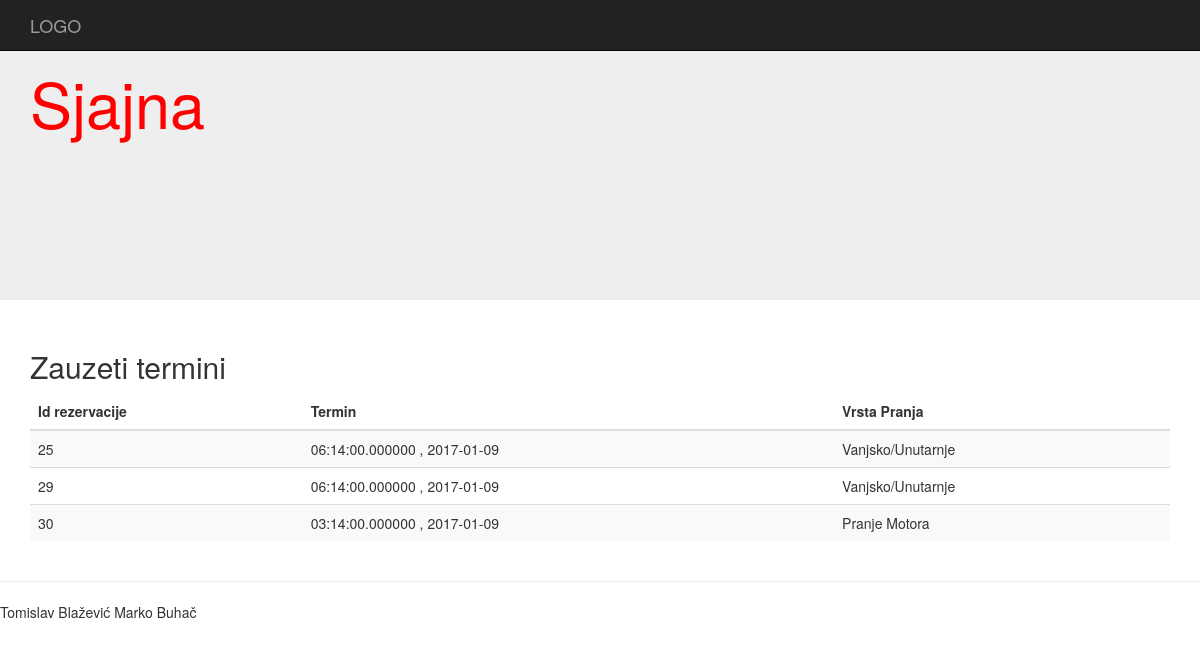
/Praona2.php, run on the app's committed database.
### tables this page shows
CREATE TABLE `rezervacija` (
  `id` int(50) NOT NULL,
  `Datum` date NOT NULL,
  `Vrijeme` time(6) NOT NULL,
  `idKorisnika` int(11) DEFAULT NULL,
  `Idpraone` int(11) DEFAULT NULL,
  `idPranja` int(11) DEFAULT NULL
);

CREATE TABLE `vrsta_pranja` (
  `id` int(50) NOT NULL,
  `Vrsta_pranja` varchar(50) NOT NULL
);

### Praona2.php (the view, shortened to what this page needs)
<!DOCTYPE html>
  <html lang="en">
<head>
    <link  href="css/bootstrap.min.css"  rel="stylesheet">
</head>
  <body>
    <nav  class="navbar navbar-inverse navbar-fixed-top">
      <div class="container">
        <div class="navbar-header">
          <a class="navbar-brand" href="index.html">LOGO</a>
        </div>
      </div>
    </nav>
    <div   class="jumbotron">
      <div  class="container">
        <h1 style="color:red;">Sjajna</h1>
        <p style="color:transparent;">Lorem ipsum dolor sit amet, nec no viderer mnesarchum,
		maiestatis ea mel. Habeo idque ut pro. Mel brute utamur vituperata cu, ea usu elit dicunt delicata.</p>
        </div>
    </div>
    <div class="container">
			<h2 class="sub-header">Zauzeti termini</h2>
          <div class="table-responsive">
            <table class="table table-striped">
              <thead>
                <tr>
                  <th>Id rezervacije</th>
                  <th>Termin</th>
                  <th>Vrsta Pranja</th>
                </tr>
              </thead>
              <tbody>
                <?php
					$sql = ("SELECT * FROM vrsta_pranja v INNER JOIN rezervacija r ON v.id=r.idPranja WHERE r.Idpraone=2");
					$result=mysql_query($sql);
					while($ispis = mysql_fetch_array($result)){
						echo "<tr>
								<td>".$ispis['id']."</td>
								<td>".$ispis['Vrijeme']." , ".$ispis['Datum']."</td>
								<td>".$ispis['Vrsta_pranja']."</td>
							</tr>";
					}
				?>
              </tbody>
            </table>
          </div>
        </div>
      <hr>
      <footer>
        <p>Tomislav Blažević Marko Buhač</p>
      </footer>
</body></html>

### data on the page
rezervacija: id "25", Vrijeme "06:14:00.000000", Datum "2017-01-09", idPranja.Vrsta_pranja "Vanjsko/Unutarnje"
rezervacija: id "29", Vrijeme "06:14:00.000000", Datum "2017-01-09", idPranja.Vrsta_pranja "Vanjsko/Unutarnje"
rezervacija: id "30", Vrijeme "03:14:00.000000", Datum "2017-01-09", idPranja.Vrsta_pranja "Pranje Motora"
